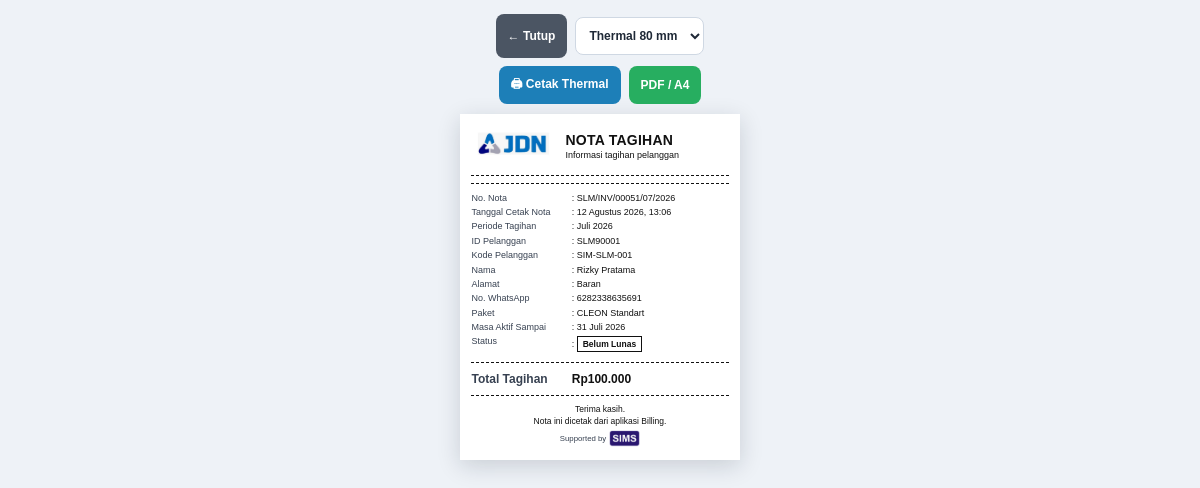
The app's page /nota_salam.php?id=51 (signed in) with its own data.
### tables this page shows
CREATE TABLE `pelanggan_salam` (
  `id` int UNSIGNED NOT NULL,
  `id_pelanggan` varchar(60) NOT NULL DEFAULT '',
  `kode_pelanggan` varchar(60) DEFAULT NULL,
  `nama` varchar(120) NOT NULL,
  `nomor_pelanggan` varchar(30) DEFAULT NULL COMMENT 'Nomor WhatsApp pelanggan',
  `alamat` varchar(255) DEFAULT NULL,
  `paket` varchar(180) NOT NULL COMMENT 'Bebas diisi admin',
  `tarif_langganan` decimal(12,2) NOT NULL DEFAULT '0.00' COMMENT 'Nominal dasar pelanggan untuk bulan berikutnya',
  `tagihan` decimal(12,2) NOT NULL DEFAULT '0.00' COMMENT 'Tagihan pada periode berjalan',
  `status_bayar` enum('Lunas','Belum Lunas') NOT NULL DEFAULT 'Belum Lunas',
  `status_pelanggan` enum('Aktif','Tidak Aktif') NOT NULL DEFAULT 'Aktif',
  `waktu` date NOT NULL COMMENT 'Tanggal awal periode tagihan',
  `langganan_selesai` date NOT NULL COMMENT 'Akhir periode tagihan / masa aktif sampai',
  `tanggal_daftar` date DEFAULT NULL,
  `tanggal_bayar` date DEFAULT NULL,
  `nominal_dibayar` decimal(12,2) DEFAULT NULL,
  `nomor_invoice` varchar(80) DEFAULT NULL,
  `created_at` timestamp NOT NULL DEFAULT CURRENT_TIMESTAMP,
  `updated_at` timestamp NOT NULL DEFAULT CURRENT_TIMESTAMP ON UPDATE CURRENT_TIMESTAMP
);

### helpers_salam.php (called while the page is built, shortened)
<?php
function salamNormalisasiKunci(?string $value): string
{
    $value = trim((string) $value);
    if (function_exists('iconv')) {
        $converted = @iconv('UTF-8', 'ASCII//TRANSLIT//IGNORE', $value);
        if ($converted !== false) {
            $value = $converted;
        }
    }
    $value = strtolower($value);
    return preg_replace('/[^a-z0-9]+/', '', $value) ?? '';
}
function salamIsSuperAdmin(): bool
{
    return !empty($_SESSION['login'])
        && strtolower((string) ($_SESSION['role'] ?? '')) === 'superadmin';
}
function salamIsWilayahSemua(?string $value): bool
{
    return in_array(salamNormalisasiKunci($value), ['semua', 'semuawilayah', 'all'], true);
}
function salamIsAdminSemuaWilayah(): bool
{
    return !empty($_SESSION['login'])
        && strtolower((string) ($_SESSION['role'] ?? '')) === 'admin'
        && salamIsWilayahSemua($_SESSION['wilayah'] ?? '');
}
function salamCanAccessAllWilayah(): bool
{
    return salamIsSuperAdmin() || salamIsAdminSemuaWilayah();
}
function salamScopeCondition(mysqli $koneksi, string $column = 'alamat'): string
{
    if (salamCanAccessAllWilayah()) {
        return '1=1';
    }
    $key = $koneksi->real_escape_string(salamKunciWilayahLogin());
    return salamSqlNormalisasiAlamat($column) . " = '{$key}'";
}
function salamFindPelangganById(mysqli $koneksi, int $id): ?array
{
    $scope = salamScopeCondition($koneksi, 'alamat');
    $stmt = $koneksi->prepare("SELECT * FROM pelanggan_salam WHERE id = ? AND {$scope} LIMIT 1");
    $stmt->bind_param('i', $id);
    $stmt->execute();
    $row = $stmt->get_result()->fetch_assoc() ?: null;
    return $row;
}
function salamBulananIndonesia(?string $date, bool $withDay = true): string
{
    $time = strtotime($date);
    $months = [1=>'Januari',2=>'Februari',3=>'Maret',4=>'April',5=>'Mei',6=>'Juni',7=>'Juli',8=>'Agustus',9=>'September',10=>'Oktober',11=>'November',12=>'Desember'];
    $month = $months[(int) date('n', $time)] ?? date('F', $time);
    return $withDay ? date('j', $time) . ' ' . $month . ' ' . date('Y', $time) : $month . ' ' . date('Y', $time);
}
function salamTanggalWaktuIndonesia(?string $dateTime = null): string
{
    $time = $dateTime ? strtotime($dateTime) : time();
    return salamBulananIndonesia(date('Y-m-d', $time), true) . ', ' . date('H:i', $time);
}
?>

### nota_salam.php (the view, shortened to what this page needs)
<?php
require_once __DIR__ . '/db_salam.php';
require_once __DIR__ . '/helpers_salam.php';
$thermalDipilih = isset($_GET['thermal']) ? (int) $_GET['thermal'] : 80;
$daftarUkuranThermal = [57, 58, 80];
$ukuranThermal = in_array($thermalDipilih, $daftarUkuranThermal, true) ? $thermalDipilih : 80;
$modeCetak = (isset($_GET['mode']) && $_GET['mode'] === 'a4') ? 'a4' : 'thermal';
$id = (int) ($_GET['id'] ?? 0);
$data = salamFindPelangganById($koneksi, $id);
$isLunas = ($data['status_bayar'] ?? '') === 'Lunas';
$judulNota = $isLunas ? 'BUKTI PEMBAYARAN' : 'NOTA TAGIHAN';
$subjudul = $isLunas ? 'Bukti pembayaran pelanggan' : 'Informasi tagihan pelanggan';
$nominal = $isLunas ? (float) ($data['nominal_dibayar'] ?? $data['tarif_langganan'] ?? 0) : (float) ($data['tagihan'] ?? 0);
$nomorNota = !empty($data['nomor_invoice']) ? (string) $data['nomor_invoice'] : salamKodeWilayah($data['alamat'] ?? '') . '-' . date('Ym') . '-' . str_pad((string)$data['id'],5,'0',STR_PAD_LEFT);
$tanggalCetak = salamTanggalWaktuIndonesia();
$periodeTagihan = salamBulananIndonesia($data['waktu'] ?? null, false);
$masaAktif = salamBulananIndonesia($data['langganan_selesai'] ?? null, true);
?>
<!doctype html>
<html lang="id">
<head>
</head>
<body class="mode-<?= htmlspecialchars($modeCetak); ?>">
    <div class="toolbar">
        <a class="btn-close" href="dashboard_salam.php">← Tutup</a>
        <select id="thermal-size" aria-label="Ukuran kertas thermal">
            <option value="80" <?= $ukuranThermal === 80 ? 'selected' : ''; ?>>Thermal 80 mm</option>
        </select>
        <button class="btn-thermal" type="button" onclick="cetakThermal()">🖨 Cetak Thermal</button>
        <button class="btn-a4" type="button" onclick="cetakA4()">PDF / A4</button>
    </div>
    <main class="nota">
        <header class="thermal-header">
            <img class="logo-sims" src="logo_JDN.jpeg" alt="Logo SIMS">
            <div class="header-info">
                <div class="brand-name"><?= htmlspecialchars($judulNota); ?></div>
                <div class="subtitle"><?= htmlspecialchars($subjudul); ?></div>
            </div>
        </header>
        <div class="line"></div>
        <table>
            <tr><td>No. Nota</td><td>: <?= htmlspecialchars($nomorNota); ?></td></tr>
            <tr><td>Tanggal Cetak Nota</td><td>: <?= htmlspecialchars($tanggalCetak); ?></td></tr>
            <tr><td>Periode Tagihan</td><td>: <?= htmlspecialchars($periodeTagihan); ?></td></tr>
            <tr><td>ID Pelanggan</td><td>: <?= htmlspecialchars((string)($data['id_pelanggan'] ?? '-')); ?></td></tr>
            <?php if (!empty($data['kode_pelanggan'])): ?><tr><td>Kode Pelanggan</td><td>: <?= htmlspecialchars((string)$data['kode_pelanggan']); ?></td></tr><?php endif; ?>
            <tr><td>Nama</td><td>: <?= htmlspecialchars((string)($data['nama'] ?? '-')); ?></td></tr>
            <tr><td>Alamat</td><td>: <?= htmlspecialchars((string)(!empty($data['alamat']) ? $data['alamat'] : '-')); ?></td></tr>
            <?php if (!empty($data['nomor_pelanggan'])): ?><tr><td>No. WhatsApp</td><td>: <?= htmlspecialchars((string)$data['nomor_pelanggan']); ?></td></tr><?php endif; ?>
            <tr><td>Paket</td><td>: <?= htmlspecialchars((string)($data['paket'] ?? '-')); ?></td></tr>
            <tr><td>Masa Aktif Sampai</td><td>: <?= htmlspecialchars($masaAktif); ?></td></tr>
            <tr><td>Status</td><td>: <span class="status"><?= htmlspecialchars((string)($data['status_bayar'] ?? '-')); ?></span></td></tr>
        </table>
        <div class="line"></div>
        <table>
            <tr><td class="total"><?= $isLunas ? 'Nominal Dibayar' : 'Total Tagihan'; ?></td><td class="total">Rp<?= number_format($nominal, 0, ',', '.'); ?></td></tr>
        </table>
        <div class="line"></div>
        <div class="foot">
            <div class="foot-line">Terima kasih.</div>
            <div class="foot-line">Nota ini dicetak dari aplikasi Billing.</div>
            <div class="support-sims" aria-label="Supported by SIMS">
                <span>Supported by</span>
                <img class="support-logo-sims" src="logo_sims.png" alt="SIMS">
            </div>
        </div>
    </main>
</body>
</html>

### records on screen
pelanggan_salam: status_bayar "NOTA TAGIHAN", status_bayar "Informasi tagihan pelanggan", nomor_invoice "SLM/INV/00051/07/2026", waktu "Juli 2026", id_pelanggan "SLM90001", kode_pelanggan "SIM-SLM-001", nama "Rizky Pratama", alamat "Baran", nomor_pelanggan "6282338635691", paket "CLEON Standart", langganan_selesai "31 Juli 2026", status_bayar "Belum Lunas", nominal "100.000"

### other values on screen
$tanggalCetak "12 Agustus 2026, 13:06"
